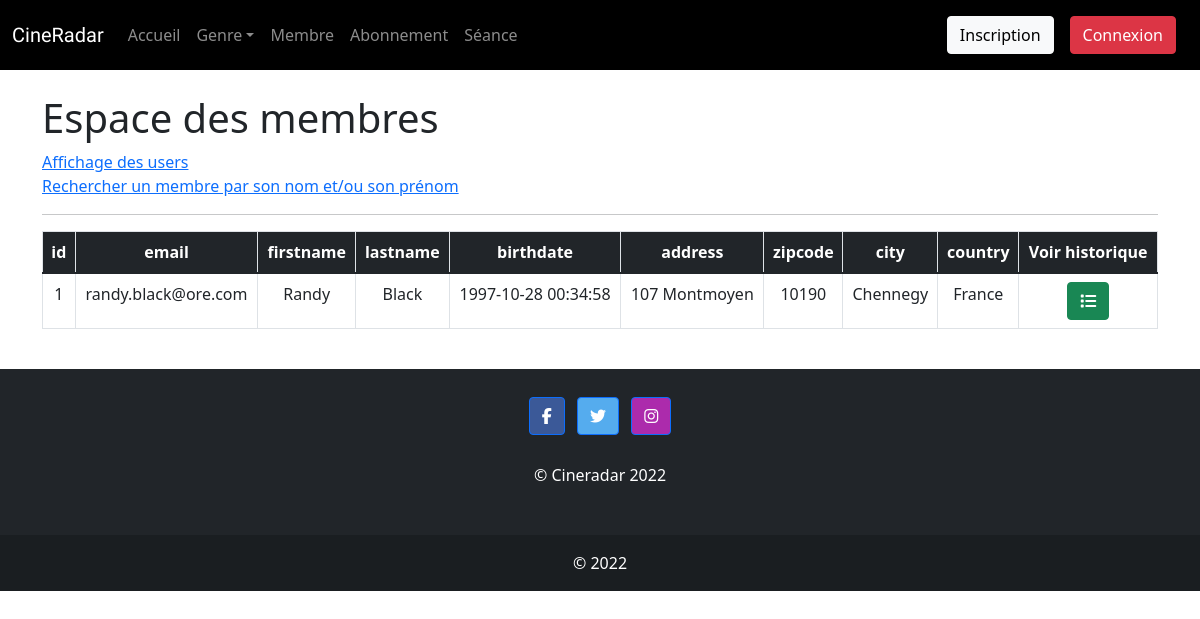
Page /public/membre.php?action=voirprofil&id=1 on the committed database.
### tables this page shows
CREATE TABLE user (
    id              INT             NOT NULL AUTO_INCREMENT,
    email           VARCHAR(255)    NOT NULL UNIQUE,
    firstname       VARCHAR(255)    NOT NULL,
    lastname        VARCHAR(255)    NOT NULL,
    birthdate       DATETIME        NOT NULL,
    address         VARCHAR(255),
    zipcode         VARCHAR(10),
    city            VARCHAR(255),
    country         VARCHAR(255),
    PRIMARY KEY (id)
);

### inc/init.inc.php (called while the page is built, shortened)
<?php
$content = '';
?>

### public/membre.php (the view, shortened to what this page needs)
<?php
require_once ('../inc/init.inc.php');
if( isset($_GET['action']) && $_GET['action'] == 'voirprofil' ){
    $r = $pdo->query(" SELECT * FROM user
    WHERE id = '$_GET[id]'
    ");
    $content .= "<table class='table table-bordered text-center' cellpadding='5'>";
        $content .= "<thead class='bg-dark text-white'>";
            $content .= "<tr>";
            $nombre_colonne = $r->columnCount();
            for( $i = 0; $i < $nombre_colonne; $i++ ){
                $info_colonne = $r->getColumnMeta( $i );
                $content .= "<th> $info_colonne[name] </th>";
            }
                $content .= "<th> Voir historique </th>";
            $content .= "</tr>";
        $content .= "</thead>";
        while( $user = $r->fetch( PDO::FETCH_ASSOC ) ){
            $content.= "<tr>";
        foreach( $user as $indice => $valeur ){
                $content .= "<td> $valeur </td>";
        }
                $content.= '<td>
                                <a class="btn btn-success" href="?action=historique&id_user='.$user['id'].'" >
                                    <i class="fa-solid fa-list"></i>
                                </a>
                            </td>';
            $content.= "</tr>";
        }
    $content .= "</table>";
}
?>
<?php require_once '../inc/header.inc.php'; ?>
<h1>Espace des membres</h1>
<a href="?action=affichage">Affichage des users</a><br>
<a href="?action=rechercher">Rechercher un membre par son nom et/ou son prénom</a><hr>
<?= $content;  ?>
<?php require_once '../inc/footer.inc.php'; ?>

### rows in the picture
user: id "1", email "randy.black@ore.com", firstname "Randy", lastname "Black", birthdate "1997-10-28 00:34:58", address "107 Montmoyen", zipcode "10190", city "Chennegy", country "France"

### other values in the picture
$info_colonne[name] "id"
$info_colonne[name] "email"
$info_colonne[name] "firstname"
$info_colonne[name] "lastname"
$info_colonne[name] "birthdate"
$info_colonne[name] "address"
$info_colonne[name] "zipcode"
$info_colonne[name] "city"
$info_colonne[name] "country"
